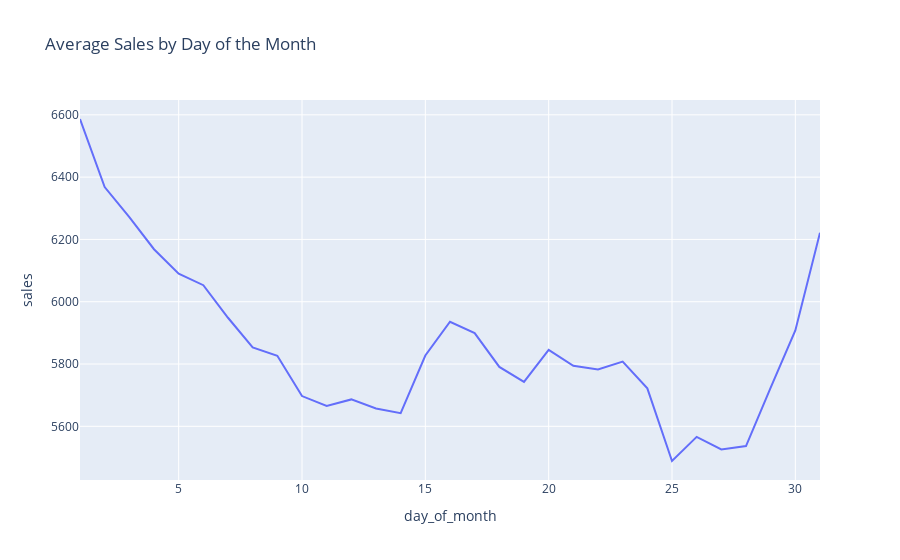

Notebook source saved alongside this figure:
### Markdown cell above
The above graph shows how the sales change during the week. It is clear that most sales occur on the weekends, with the lowest sales being on Thursdays. This is indicative of weekly seasonality and we will take this into account when creating dummies later.

### Code cell
# plot based on day
px.line((ct.groupby('day_of_month')['sales'].mean().reset_index()),x='day_of_month',y='sales',title='Average Sales by Day of the Month')

### Figure 1 — Plotly figure (JSON) as saved in the notebook; plotly's stock layout.template omitted (floating-point values rounded to 4 significant figures)
{"data": [{"hovertemplate": "day_of_month=%{x}<br>sales=%{y}<extra></extra>", "legendgroup": "", "line": {"color": "#636efa", "dash": "solid"}, "marker": {"symbol": "circle"}, "mode": "lines", "name": "", "orientation": "v", "showlegend": false, "type": "scatter", "x": [1, 2, 3, 4, 5, 6, 7, 8, 9, 10, 11, 12, 13, 14, 15, 16, 17, 18, 19, 20, 21, 22, 23, 24, 25, 26, 27, 28, 29, 30, 31], "xaxis": "x", "y": [6587.0, 6368.0, 6271.0, 6169.0, 6090.0, 6053.0, 5949.0, 5853.0, 5827.0, 5697.0, 5665.0, 5686.0, 5657.0, 5642.0, 5827.0, 5936.0, 5899.0, 5791.0, 5742.0, 5845.0, 5794.0, 5782.0, 5808.0, 5722.0, 5489.0, 5566.0, 5526.0, 5537.0, 5724.0, 5908.0, 6222.0], "yaxis": "y"}], "layout": {"autosize": true, "legend": {"tracegroupgap": 0}, "title": {"text": "Average Sales by Day of the Month"}, "xaxis": {"anchor": "y", "autorange": true, "domain": [0, 1], "range": [1, 31], "title": {"text": "day_of_month"}, "type": "linear"}, "yaxis": {"anchor": "x", "autorange": true, "domain": [0, 1], "range": [5428.0, 6648.0], "title": {"text": "sales"}, "type": "linear"}}}
